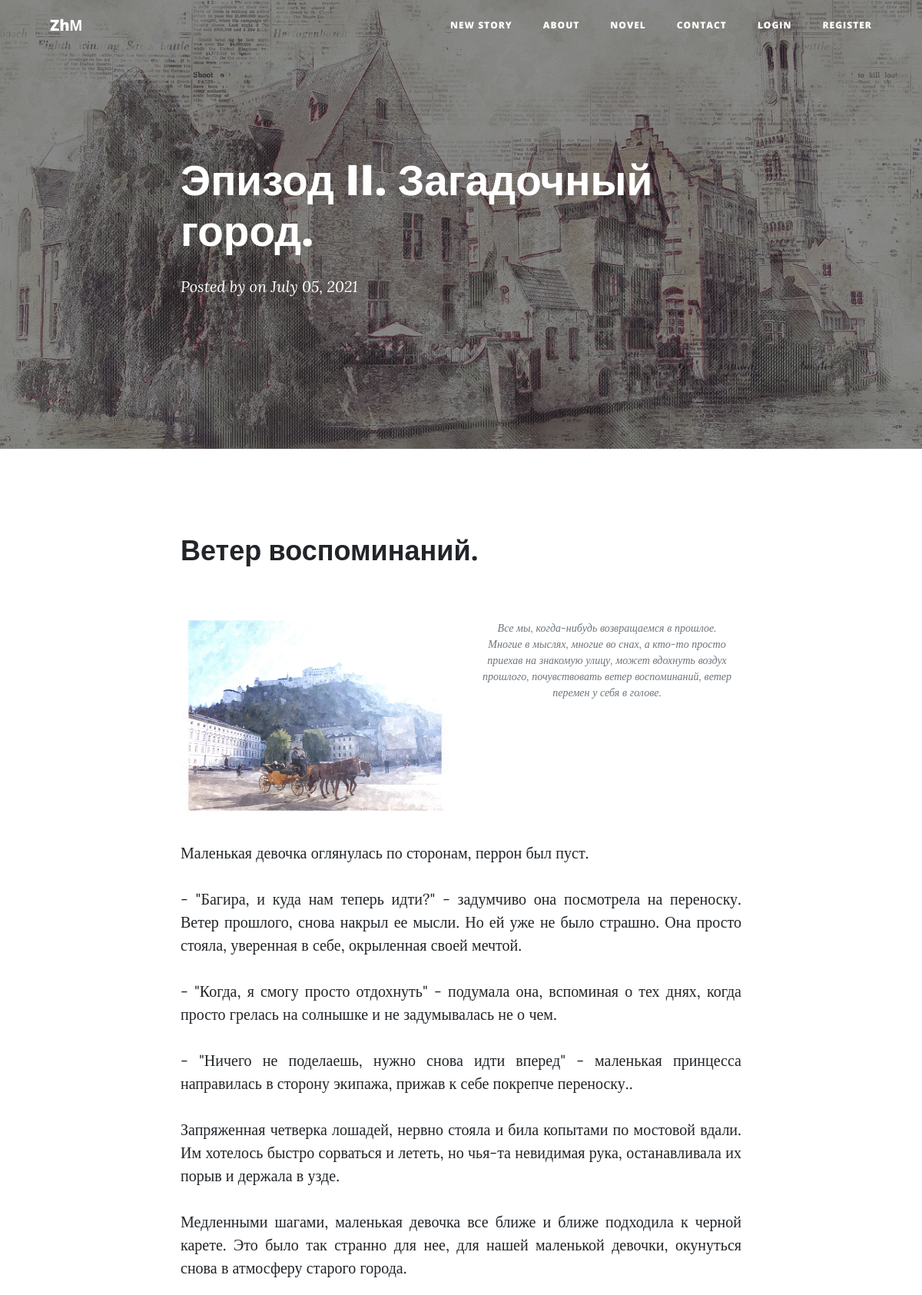
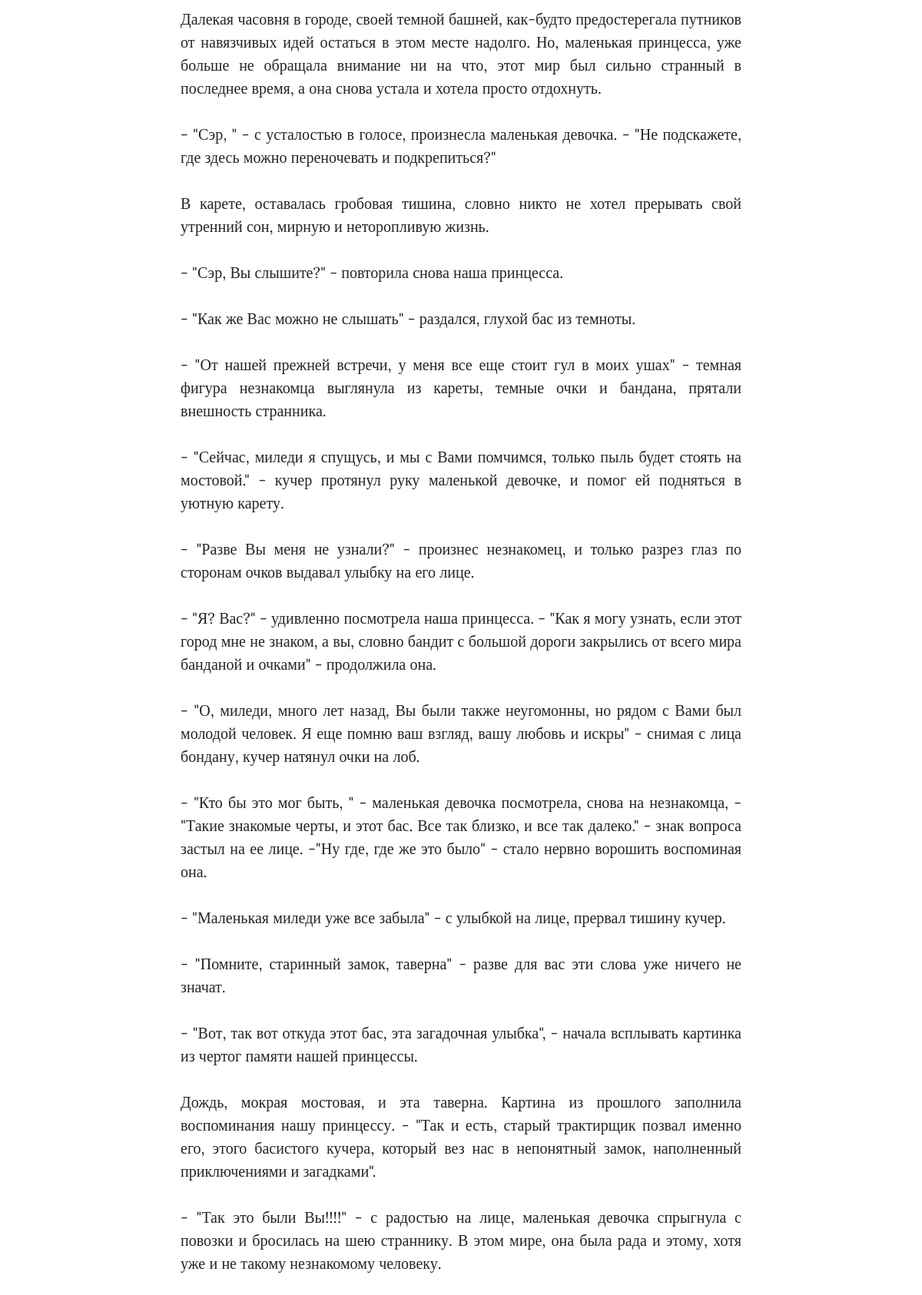
Screenshot of /post/8 (upper part) with the database file from the repository (2 pictures, top to bottom).
### main.py (models this page shows)
class Stories(db.Model):
    __tablename__ = "stories"
    id = db.Column(db.Integer, primary_key=True)
    date = db.Column(db.String(10), nullable=False)
    title = db.Column(db.String(250), nullable=False)
    chapter = db.Column(db.String(250), nullable=False)
    subtitle = db.Column(db.String(250), nullable=False)
    body = db.Column(db.String, nullable=False)
    img = db.Column(db.String)
    main_img = db.Column(db.String)
    new_story = db.Column(db.Boolean)
    comments = relationship("Comment", back_populates="parent_stories")

### main.py (the view, shortened to what this page needs)
@app.route('/post/<int:index>', methods=['POST', 'GET'])
def show_post(index):
    form = Comments()
    stories = Stories.query.get(index)
    requested_post = Stories.query.get(index)
    return render_template('post.html', post=requested_post, datetime=datetime, dt=dt, form=form)

### templates/post.html (shortened to what this page needs)
{% import 'bootstrap/wtf.html' as wtf %}
{% include 'header.html' %}
        <header class="masthead" style="background-image: url({{ url_for('static', filename='assets/img-stories/'
        + post['main_img']|string)}})">
            <div class="overlay"></div>
            <div class="container">
                <div class="row">
                    <div class="col-lg-8 col-md-10 mx-auto">
                        <div class="post-heading">
                            <h1>{{ post['chapter'] }}</h1>
                            <span class="meta">
                                Posted by
                                on {{ dt.fromisoformat(post['date']).strftime('%B %d, %Y') }}
                            </span>
                        </div>
                    </div>
                </div>
            </div>
        </header>
        <article>
            <div class="container">
                <div class="row">
                    <div class="col-lg-8 col-md-10 mx-auto">
                        <h2 class="section-heading">{{ post['title'] }}</h2>
                        <div class="row">
                         <div class="col-lg-6 col-md-12 mx-auto">
                            <img class="img-fluid" src="{{ url_for('static', filename='assets/img-stories/'
                            + post['img']|string)}}" alt="..." />
                         </div>
                         <div class="col-lg-6 col-md-12 mx-auto">
                            <span class="caption text-muted">{{ post['subtitle'] }}</span>
                         </div>
                        </div>
                        {% for text in post["body"].split("\n") %}
                        <p>{{ text }}</p>
                        {% endfor %}
                    </div>
                </div>
            </div>
        </article>
 {% include 'footer.html' %}

### templates/header.html (shortened to what this page needs)
<!DOCTYPE html>
<html lang="en">
    <head>
        <link href="{{ url_for('static', filename='css-cleanBlog/styles.css') }}" rel="stylesheet">
        <link href="{{ url_for('static', filename='css-cleanBlog/team.css') }}" rel="stylesheet">
        <link rel="stylesheet" href="{{ url_for('static', filename='css-cleanBlog/novel.css') }}">
        <link rel="stylesheet" href="{{ url_for('static', filename='css-cleanBlog/letter.css') }}">
        <link rel="stylesheet" href="{{ url_for('static', filename='css-cleanBlog/clean-blog.min.css') }}">
    </head>
    <body>
        <nav class="navbar navbar-expand-lg navbar-light fixed-top" id="mainNav">
            <div class="container">
                <a class="navbar-brand" href="{{ '/home' }}">ZhМ</a>
                <div class="collapse navbar-collapse" id="navbarResponsive">
                    <ul class="navbar-nav ml-auto">
                        <li class="nav-item"><a class="nav-link" href="{{ '/home' }}">New Story</a></li>
                        <li class="nav-item"><a class="nav-link" href="{{ '/about' }}">About</a></li>
                        <li class="nav-item"><a class="nav-link" href="{{ '/novel' }}">Novel</a></li>
                        <li class="nav-item"><a class="nav-link" href="{{ '/contact' }}">Contact</a></li>
                        {% if current_user.is_authenticated %}
                        <li class="nav-item"><a class="nav-link" href="{{ url_for('logout') }}">Logout</a></li>
                        {% else %}
                        <li class="nav-item"><a class="nav-link" href="{{ url_for('login') }}">Login</a></li>
                        <li class="nav-item"><a class="nav-link" href="{{ url_for('register') }}">Register</a></li>
                        {% endif %}
                    </ul>
                </div>
            </div>
        </nav>

### templates/footer.html (shortened to what this page needs)
    </body>
</html>

### rows the page displays
Stories: main_img (picture), chapter "Эпизод II. Загадочный город.", fromisoformat "July 05, 2021", title "Ветер воспоминаний.", img (picture), subtitle "Все мы, когда-нибудь возвращаемся в прошлое. Многие в мыслях, многие во снах, а кто-то просто приехав на знакомую улицу, может вдохнуть воздух прошлого, почувствовать ветер воспоминаний, ветер перемен у себя в голове."

### other values shown
{{ text }} "Маленькая девочка оглянулась по сторонам, перрон был пуст." "- \"Когда, я смогу просто отдохнуть\" - подумала она, вспоминая о тех днях, когда просто грелась на солнышке и не задумывалась не о чем." "- \"Ничего не поделаешь, нужно снова идти вперед\" - маленькая принцесса направилась в сторону экипажа, прижав к себе покрепче переноску.." "Запряженная четверка лошадей, нервно стояла и била копытами по мостовой вдали. Им хотелось быстро сорваться и лететь, но чья-та невидимая рука, останавливала их порыв и держала в узде." "Медленными шагами, маленькая девочка все ближе и ближе подходила к черной карете. Это было так странно для нее, для нашей маленькой девочки, окунуться снова в атмосферу старого города." "- \"Сэр, \" - с усталостью в голосе, произнесла маленькая девочка. - \"Не подскажете, где здесь можно переночевать и подкрепиться?\"" "В карете, оставалась гробовая тишина, словно никто не хотел прерывать свой утренний сон, мирную и неторопливую жизнь." "- \"Сэр, Вы слышите?\" - повторила снова наша принцесса." "- \"Как же Вас можно не слышать\" - раздался, глухой бас из темноты." "- \"От нашей прежней встречи, у меня все еще стоит гул в моих ушах\" - темная фигура незнакомца выглянула из кареты, темные очки и бандана, прятали внешность странника." "- \"Сейчас, миледи я спущусь, и мы с Вами помчимся, только пыль будет стоять на мостовой.\" - кучер протянул руку маленькой девочке, и помог ей подняться в уютную карету." "- \"Разве Вы меня не узнали?\" - произнес незнакомец, и только разрез глаз по сторонам очков выдавал улыбку на его лице." "- \"О, миледи, много лет назад, Вы были также неугомонны, но рядом с Вами был молодой человек. Я еще помню ваш взгляд, вашу любовь и искры\" - снимая с лица бондану, кучер натянул очки на лоб." "- \"Маленькая миледи уже все забыла\" - с улыбкой на лице, прервал тишину кучер." "- \"Помните, старинный замок, таверна\" - разве для вас эти слова уже ничего не значат." "- \"Вот, так вот откуда этот бас, эта загадочная улыбка\", - начала всплывать картинка из чертог памяти нашей принцессы." "- \"Так это были Вы!!!!\" - с радостью на лице, маленькая девочка спрыгнула с повозки и бросилась на шею страннику. В этом мире, она была рада и этому, хотя уже и не такому незнакомому человеку."
